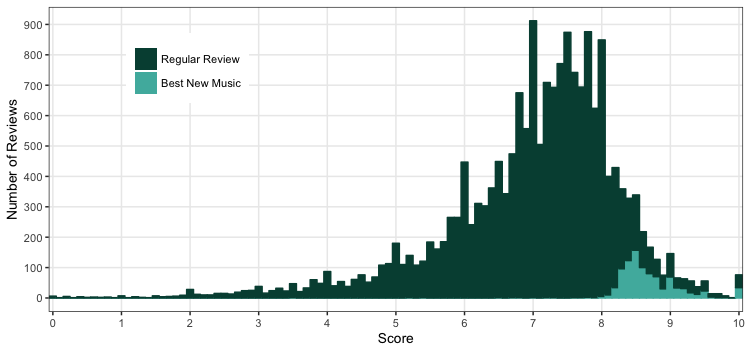

The R source for this figure:
rm(list=ls())

library(sqldf)
library(ggplot2)

# grab the data
con = dbConnect(SQLite(), dbname="pitchfork.db")
reviews = dbGetQuery( con,
	'SELECT score, best_new_music FROM reviews' 
)
dbDisconnect(con)

print(summary(reviews))

# print percentage of scores that are bnm
attach(reviews)
print(aggregate(reviews, by=list(score), FUN=mean))
print(aggregate(reviews, by=list(best_new_music), FUN=mean))

# convert to counts for plotting
counts = as.data.frame(table(reviews))

plot = ggplot(counts, aes(x=score, y = Freq, fill = best_new_music,  colour=best_new_music)) + 
	geom_bar(stat = 'identity', width = 1) + 
	xlab("Score") +
	ylab("Number of Reviews") +
	ggtitle("Distribution of Review Scores") +
	scale_x_discrete(breaks = seq(from=0,to=10,by=1)) +
	scale_y_continuous(breaks = seq(from=0,to=1000,by=100)) +
	theme_bw(base_size = 12) +
	theme(
	  	legend.title = element_blank(),
	  	legend.position = c(0.2, 0.8),
	  	panel.grid.minor.y = element_blank()
	  ) + 
	scale_fill_manual(
		values=c("#004D40", "#4DB6AC"),
		labels = c("Regular Review", "Best New Music")
	) + 
	scale_colour_manual(values=c("#004D40", "#4DB6AC"), guide=FALSE
	)

# set up save params, save as svg and png
args = list(
	plot = plot,  
	width = 7.5, 
	height = 3.5, 
	units = 'in'
)
for (ext in c('png','svg')) {
	fname = paste0('score-bmn-hist.',ext)
	curr_args = c(fname, args)	
	if (ext=='png') curr_args = c(curr_args, list(dpi = 100))	
	do.call(ggsave, curr_args)
}
